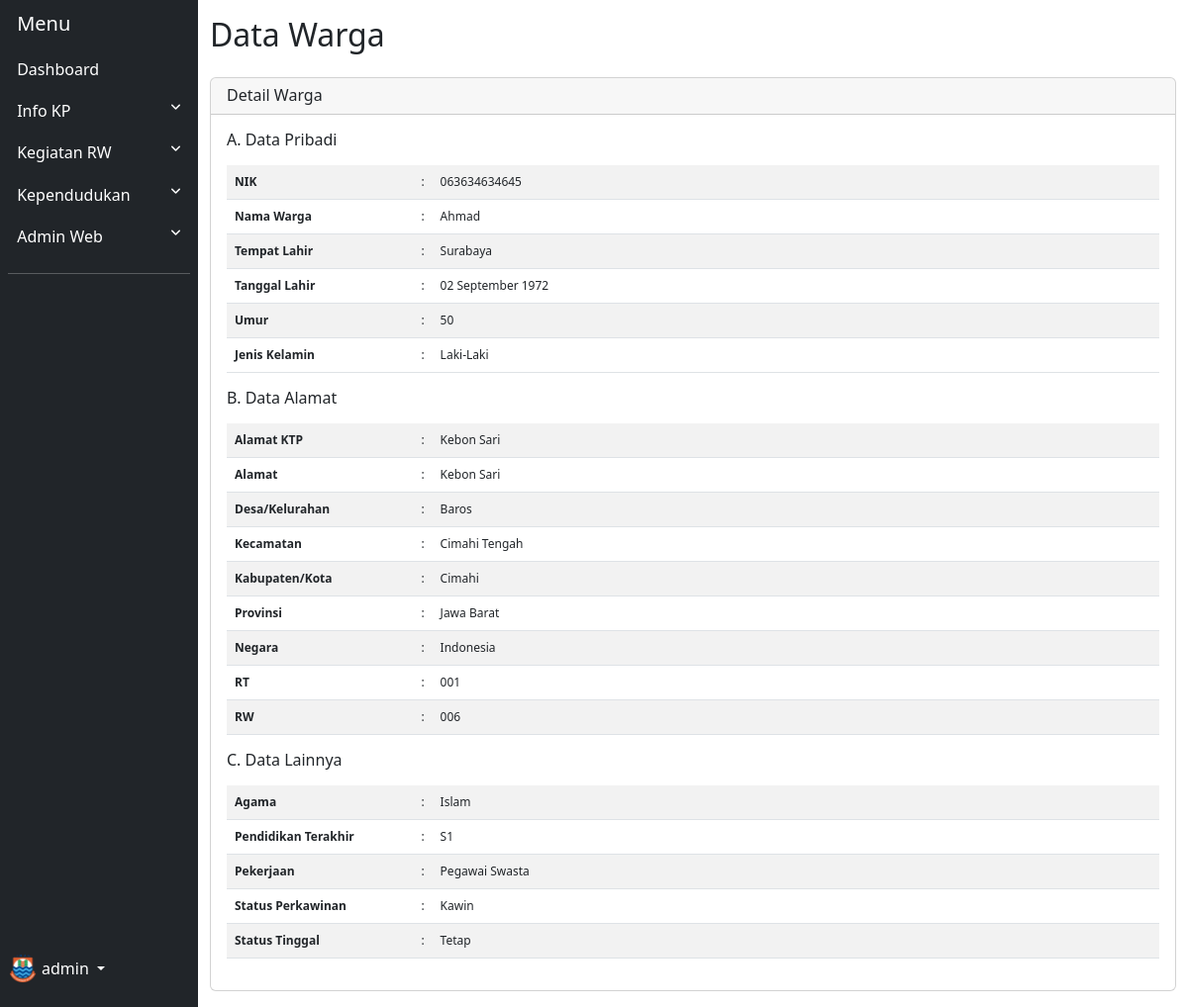
The app's page /master/warga/detail-warga.php?id_warga=17 (signed in) with its own data.
### tables this page shows
CREATE TABLE `warga` (
  `id_warga` int(11) NOT NULL,
  `nik_warga` varchar(255) NOT NULL,
  `nama_warga` varchar(255) NOT NULL,
  `tempat_lahir_warga` varchar(255) NOT NULL,
  `tanggal_lahir_warga` date NOT NULL,
  `jenis_kelamin_warga` enum('L','P') NOT NULL,
  `alamat_ktp_warga` text NOT NULL,
  `alamat_warga` text NOT NULL,
  `desa_kelurahan_warga` varchar(255) NOT NULL,
  `kecamatan_warga` varchar(255) NOT NULL,
  `kabupaten_kota_warga` varchar(255) NOT NULL,
  `provinsi_warga` varchar(255) NOT NULL,
  `negara_warga` varchar(255) NOT NULL,
  `rt_warga` varchar(10) NOT NULL,
  `rw_warga` varchar(10) NOT NULL,
  `agama_warga` varchar(255) NOT NULL,
  `pendidikan_terakhir_warga` varchar(255) NOT NULL,
  `pekerjaan_warga` varchar(255) NOT NULL,
  `status_perkawinan_warga` enum('Kawin','Belum Kawin') NOT NULL,
  `status_warga` enum('Tetap','Kontrak') NOT NULL,
  `created_at` timestamp NOT NULL DEFAULT current_timestamp() ON UPDATE current_timestamp(),
  `updated_at` timestamp NOT NULL DEFAULT current_timestamp()
);

### master/warga/detail-warga.php (the view, shortened to what this page needs)
<?php
include "../../koneksi.php";
if (isset($_GET['id_warga'])) {
    $id_warga = $_GET['id_warga'];
    $query = mysqli_query($db, "SELECT * FROM warga WHERE id_warga=$id_warga");
    $data = mysqli_fetch_assoc($query);
}
?>
<!DOCTYPE html>
<html lang="en">
  <head>
      <link rel="stylesheet" href="../../assets/vendor/bootstrap/dist/css/bootstrap.min.css">
      <link rel="stylesheet" href="https://cdnjs.cloudflare.com/ajax/libs/font-awesome/6.2.0/css/all.min.css">
      <link rel="stylesheet" href="../../assets/css/master.css">
  </head>
  <body>
    <div class="container-fluid">
        <div class="row flex-nowrap">
            <div class="col-auto col-md-3 col-xl-2 px-sm-2 px-0 bg-dark">
                <?php include('../../layouts/master/sidebar.php'); ?>
            </div>
            <div class="col py-3">
                <div class="title mb-4">
                    <h2 class="page-header">Data Warga</h2>
                </div>
                <div class="card">
                    <div class="card-header">
                        <h5 class="card-title mb-0">Detail Warga</h5>
                    </div>
                    <div class="card-body">
                        <div class="title-detail-group mb-3">
                            <h6>A. Data Pribadi</h6>
                        </div>
                        <table class="table table-striped table-middle">
                            <tbody>
                                <tr>
                                    <th width="20%">NIK</th>
                                    <td width="1%">:</td>
                                    <td><?php echo $data['nik_warga']; ?></td>
                                </tr>
                                <tr>
                                    <th>Nama Warga</th>
                                    <td>:</td>
                                    <td><?php echo $data['nama_warga']; ?></td>
                                </tr>
                                <tr>
                                    <th>Tempat Lahir</th>
                                    <td>:</td>
                                    <td><?php echo $data['tempat_lahir_warga']; ?></td>
                                </tr>
                                <tr>
                                    <th>Tanggal Lahir</th>
                                    <td>:</td>
                                    <td><?php echo date('d F Y', strtotime($data['tanggal_lahir_warga'])); ?></td>
                                </tr>
                                <tr>
                                    <th>Umur</th>
                                    <td>:</td>
                                    <td>
                                        <?php
                                            $tanggal_lahir = new DateTime($data['tanggal_lahir_warga']);
                                            $today = new DateTime();
                                            $years = $today->diff($tanggal_lahir)->y;
                                            echo $years;
                                        ?>
                                    </td>
                                </tr>
                                <tr>
                                    <th>Jenis Kelamin</th>
                                    <td>:</td>
                                    <td>
                                    <?php
                                        if ($data['jenis_kelamin_warga'] == "L") {
                                            echo "Laki-Laki";
                                        } elseif ($data['jenis_kelamin_warga'] == "P") {
                                            echo "Perempuan";
                                        }
                                    ?>
                                    </td>
                                </tr>
                            </tbody>
                        </table>
                        <div class="title-detail-group mb-3">
                            <h6>B. Data Alamat</h6>
                        </div>
                        <table class="table table-striped table-middle">
                            <tbody>
                                <tr>
                                    <th width="20%">Alamat KTP</th>
                                    <td width="1%">:</td>
                                    <td><?php echo $data['alamat_ktp_warga']; ?></td>
                                </tr>
                                <tr>
                                    <th>Alamat</th>
                                    <td>:</td>
                                    <td><?php echo $data['alamat_warga']; ?></td>
                                </tr>
                                <tr>
                                    <th>Desa/Kelurahan</th>
                                    <td>:</td>
                                    <td><?php echo $data['desa_kelurahan_warga']; ?></td>
                                </tr>
                                <tr>
                                    <th>Kecamatan</th>
                                    <td>:</td>
                                    <td><?php echo $data['kecamatan_warga']; ?></td>
                                </tr>
                                <tr>
                                    <th>Kabupaten/Kota</th>
                                    <td>:</td>
                                    <td><?php echo $data['kabupaten_kota_warga']; ?></td>
                                </tr>
                                <tr>
                                    <th>Provinsi</th>
                                    <td>:</td>
                                    <td><?php echo $data['provinsi_warga']; ?></td>
                                </tr>
                                <tr>
                                    <th>Negara</th>
                                    <td>:</td>
                                    <td><?php echo $data['negara_warga']; ?></td>
                                </tr>
                                <tr>
                                    <th>RT</th>
                                    <td>:</td>
                                    <td><?php echo $data['rt_warga']; ?></td>
                                </tr>
                                <tr>
                                    <th>RW</th>
                                    <td>:</td>
                                    <td><?php echo $data['rw_warga']; ?></td>
                                </tr>
                            </tbody>
                        </table>
                        <div class="title-detail-group mb-3">
                            <h6>C. Data Lainnya</h6>
                        </div>
                        <table class="table table-striped table-middle">
                            <tbody>
                                <tr>
                                    <th width="20%">Agama</th>
                                    <td width="1%">:</td>
                                    <td><?php echo $data['agama_warga']; ?></td>
                                </tr>
                                <tr>
                                    <th>Pendidikan Terakhir</th>
                                    <td>:</td>
                                    <td><?php echo $data['pendidikan_terakhir_warga']; ?></td>
                                </tr>
                                <tr>
                                    <th>Pekerjaan</th>
                                    <td>:</td>
                                    <td><?php echo $data['pekerjaan_warga']; ?></td>
                                </tr>
                                <tr>
                                    <th>Status Perkawinan</th>
                                    <td>:</td>
                                    <td><?php echo $data['status_perkawinan_warga']; ?></td>
                                </tr>
                                <tr>
                                    <th>Status Tinggal</th>
                                    <td>:</td>
                                    <td><?php echo $data['status_warga']; ?></td>
                                </tr>
                            </tbody>
                        </table>
                    </div>
                </div>
            </div>
        </div>
    </div>
  </body>
</html>

### assets/css/master.css (style rules this page uses)
.table th, td { font-size: 12px; }
.card-title { font-size: 1rem; }

### records on screen
warga: nik_warga "063634634645", nama_warga "Ahmad", tempat_lahir_warga "Surabaya", tanggal_lahir_warga "02 September 1972", alamat_ktp_warga "Kebon Sari", alamat_warga "Kebon Sari", desa_kelurahan_warga "Baros", kecamatan_warga "Cimahi Tengah", kabupaten_kota_warga "Cimahi", provinsi_warga "Jawa Barat", negara_warga "Indonesia", rt_warga "001", rw_warga "006", agama_warga "Islam", pendidikan_terakhir_warga "S1", pekerjaan_warga "Pegawai Swasta", status_perkawinan_warga "Kawin", status_warga "Tetap"

### other values on screen
$_SESSION['role'] "admin"
